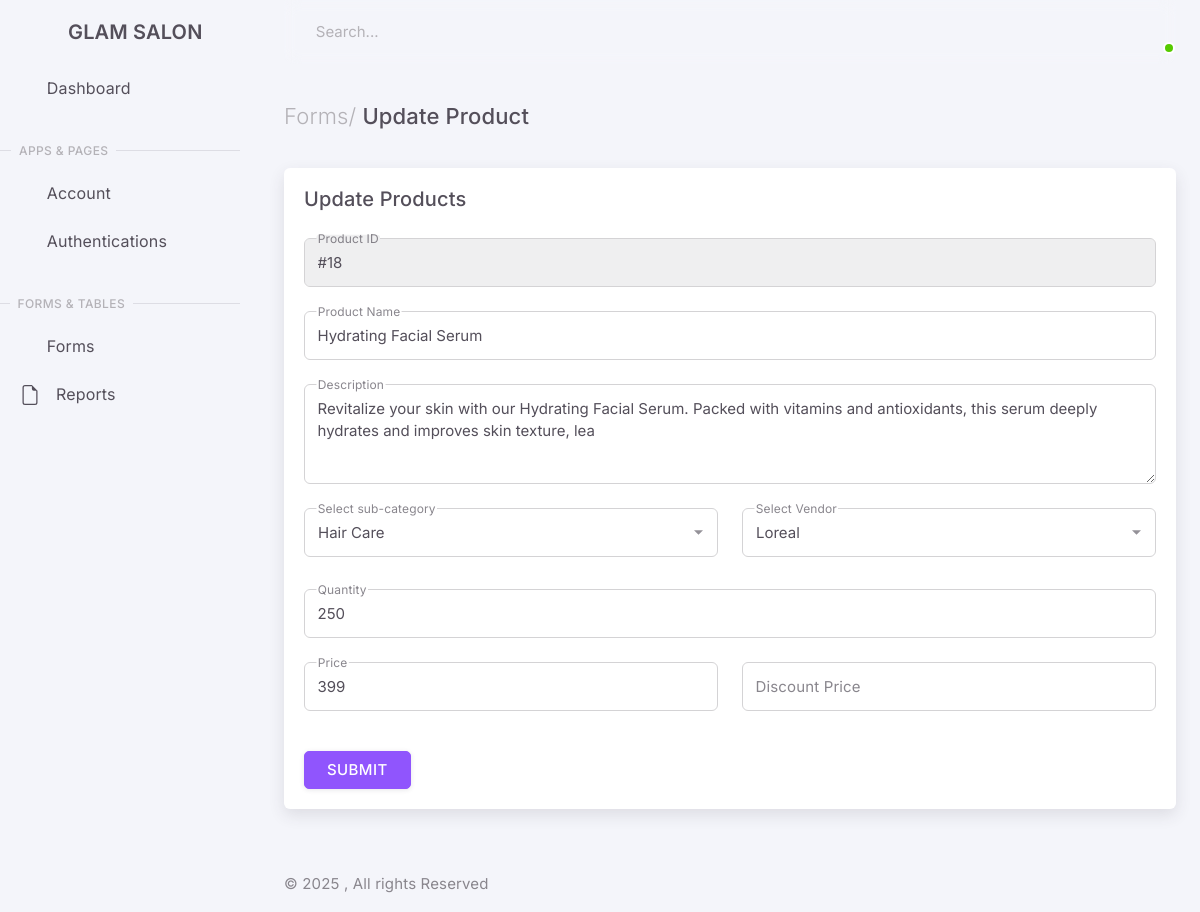
/admin_panel/html/update_product.php?uid=18, run on the app's committed database.
### tables this page shows
CREATE TABLE `tbl_product` (
  `product_id` int(11) NOT NULL,
  `product_name` varchar(35) NOT NULL,
  `description` varchar(150) NOT NULL,
  `product_quantity` int(11) NOT NULL,
  `stock` varchar(20) NOT NULL,
  `product_img` varchar(100) NOT NULL,
  `product_price` int(11) NOT NULL,
  `category_id` int(10) NOT NULL
);

### admin_panel/html/update_product.php (the view, shortened to what this page needs)
<?php
$connection = mysqli_connect("localhost", "root", "", "projectdb");
$id = $_GET['uid'];
$query = mysqli_query($connection, "select * from tbl_product where product_id=$id");
$data = mysqli_fetch_array($query);
$product_id = $data['product_id'];
$name = $data['product_name'];
$sub_category = $data['sub_category_id'];
$description = $data['description'];
$price = $data['product_price'];
$discount = $data['discount_price'];
$quantity = $data['product_quantity'];
$vendor = $data['vendor'];
?>
<!DOCTYPE html>
<html lang="en" class="light-style layout-menu-fixed layout-compact" dir="ltr" data-theme="theme-default" data-assets-path="../assets/" data-template="vertical-menu-template-free">
<head>
    <link rel="stylesheet" href="../assets/vendor/fonts/materialdesignicons.css" />
    <link rel="stylesheet" href="../assets/vendor/libs/node-waves/node-waves.css" />
    <link rel="stylesheet" href="../assets/vendor/css/core.css" class="template-customizer-core-css" />
    <link rel="stylesheet" href="../assets/vendor/css/theme-default.css" class="template-customizer-theme-css" />
    <link rel="stylesheet" href="../assets/css/demo.css" />
    <link rel="stylesheet" href="../assets/vendor/libs/perfect-scrollbar/perfect-scrollbar.css" />
</head>
<body>
    <div class="layout-wrapper layout-content-navbar">
        <div class="layout-container">
            <?php
            include "sidebar.php";
            ?>
            <div class="layout-page">
                <?php
                include "navbar.php";
                ?>
                <div class="content-wrapper">
                    <div class="container-xxl flex-grow-1 container-p-y">
                        <h4 class="py-3 mb-4"><span class="text-muted fw-light">Forms/</span> Update Product</h4>
                        <div class="row">
                            <div class="col-xl">
                                <div class="card mb-4">
                                    <div class="card-header d-flex justify-content-between align-items-center">
                                        <h5 class="mb-0">Update Products</h5>
                                    </div>
                                    <div class="card-body">
                                        <form id="frm1" method="post" class="needs-validation" enctype="multipart/form-data" novalidate>
                                            <div class="form-floating form-floating-outline mb-4">
                                                <input type="text" value="#<?php echo $product_id; ?>" class="form-control" id="floatingInput" aria-describedby="floatingInputHelp" disabled/>
                                                <label for="floatingInput">Product ID</label>
                                            </div>
                                            <div class="form-floating form-floating-outline mb-4">
                                                <input type="text" value="<?php echo $name; ?>" name="product_name" class="form-control" id="floatingInput" placeholder="Product name (require)" aria-describedby="floatingInputHelp" required />
                                                <label for="floatingInput">Product Name</label>
                                            </div>
                                            <div class="form-floating form-floating-outline mb-4">
                                                <textarea name="description" class="form-control h-px-100" id="exampleFormControlTextarea1" placeholder="Write Description here..." required><?php echo $description; ?></textarea>
                                                <label for="exampleFormControlTextarea1">Description</label>
                                            </div>
                                            <div class="row mb-2">
                                                <div class="col">
                                                    <div class="form-floating form-floating-outline mb-4">
                                                        <select class="form-select" id="exampleFormControlSelect1" name="category" aria-label="Default select example" required>
                                                            <?php
                                                            $query = mysqli_query($connection, "select * from tbl_product_category");
                                                            while ($row = mysqli_fetch_array($query)) {
                                                                echo "<option value='$row[0]'";
                                                                if ($sub_category == $row[0]) {
                                                                    echo 'selected';
                                                                }
                                                                echo ">$row[1]</option>";
                                                            }
                                                            ?>
                                                        </select>
                                                        <label for="exampleFormControlSelect1">Select sub-category</label>
                                                    </div>
                                                </div>
                                                <div class="col">
                                                    <div class="form-floating form-floating-outline mb-4">
                                                        <select class="form-select" id="exampleFormControlSelect1" name="vendor" aria-label="Default select example" required>
                                                            <option value="Loreal" <?php if($vendor=="Loreal"){echo "selected";}?> >Loreal</option>
                                                        </select>
                                                        <label for="exampleFormControlSelect1">Select Vendor</label>
                                                    </div>
                                                </div>
                                            </div>
                                            <div class="form-floating form-floating-outline mb-4">
                                                <input type="number" value="<?php echo $quantity; ?>" name="quantity" class="form-control" id="floatingInput" placeholder="Quantity" aria-describedby="floatingInputHelp" required />
                                                <label for="floatingInput">Quantity</label>
                                            </div>
                                            <div class="row mb-3">
                                                <div class="col">
                                                    <div class="form-floating form-floating-outline mb-4">
                                                        <input type="number" value="<?php echo $price; ?>" name="price" class="form-control" id="floatingInput" placeholder="Price" aria-describedby="floatingInputHelp" required />
                                                        <label for="floatingInput">Price</label>
                                                    </div>
                                                </div>
                                                <div class="col">
                                                    <div class="form-floating form-floating-outline mb-4">
                                                        <input type="number" value="<?php echo $discount; ?>" name="discount" class="form-control" id="floatingInput" placeholder="Discount" aria-describedby="floatingInputHelp" required />
                                                        <label for="floatingInput">Discount Price</label>
                                                    </div>
                                                </div>
                                            </div>
                                            <button type="submit" name="btn_submit" class="btn btn-primary">Submit</button>
                                        </form>
                                    </div>
                                </div>
                            </div>
                        </div>
                    </div>
                    <?php
                    include "footer.php";
                    ?>
                </div>
            </div>
        </div>
    </div>
</body>
</html>

### data on the page
tbl_product: product_id "#18", product_name "Hydrating Facial Serum", description "Revitalize your skin with our Hydrating Facial Serum. Packed with vitamins and antioxidants, this serum deeply hydrates and improves skin texture, lea", quantity "250", price "399"

### other printed values
form field category "Hair Care"
